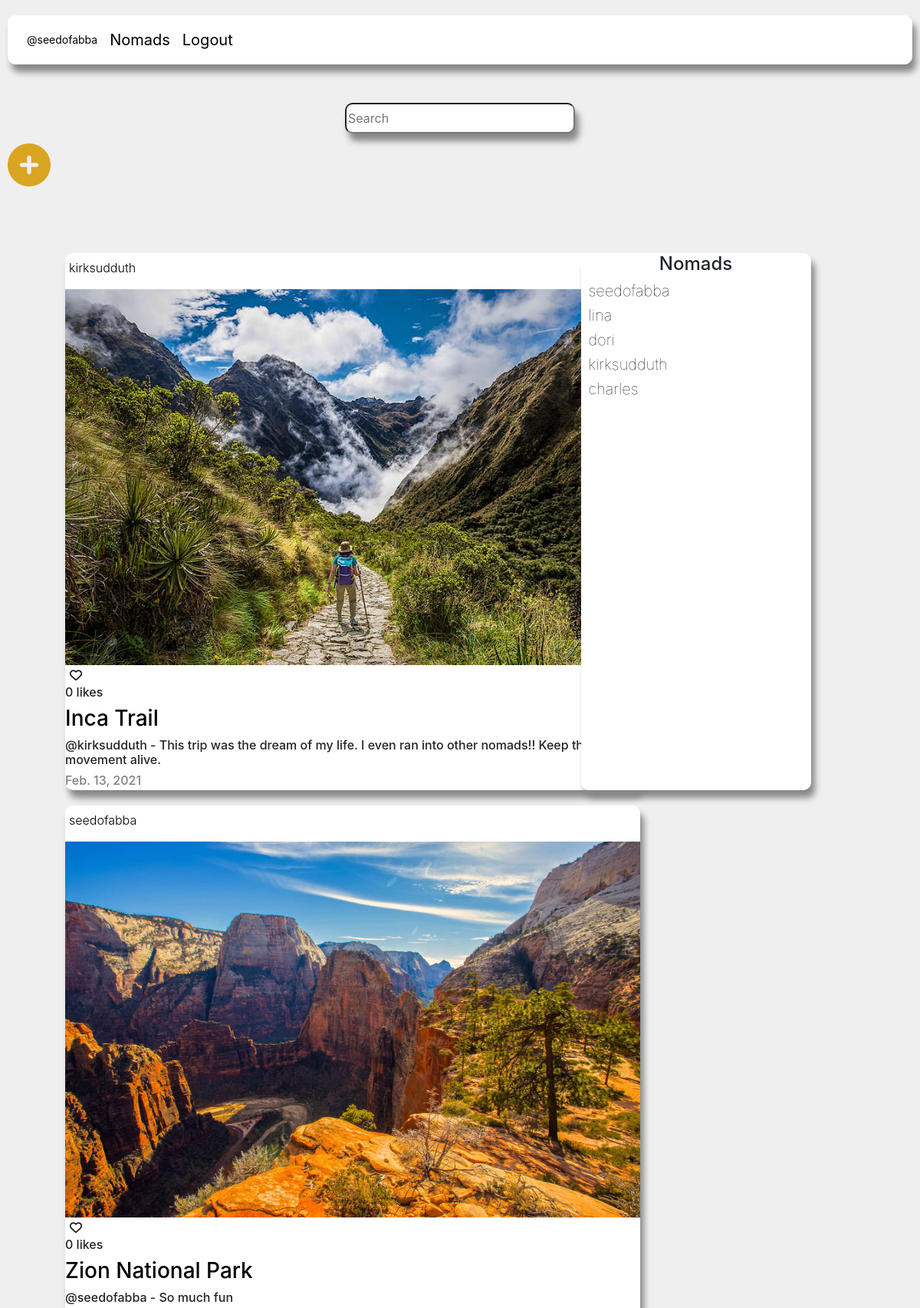
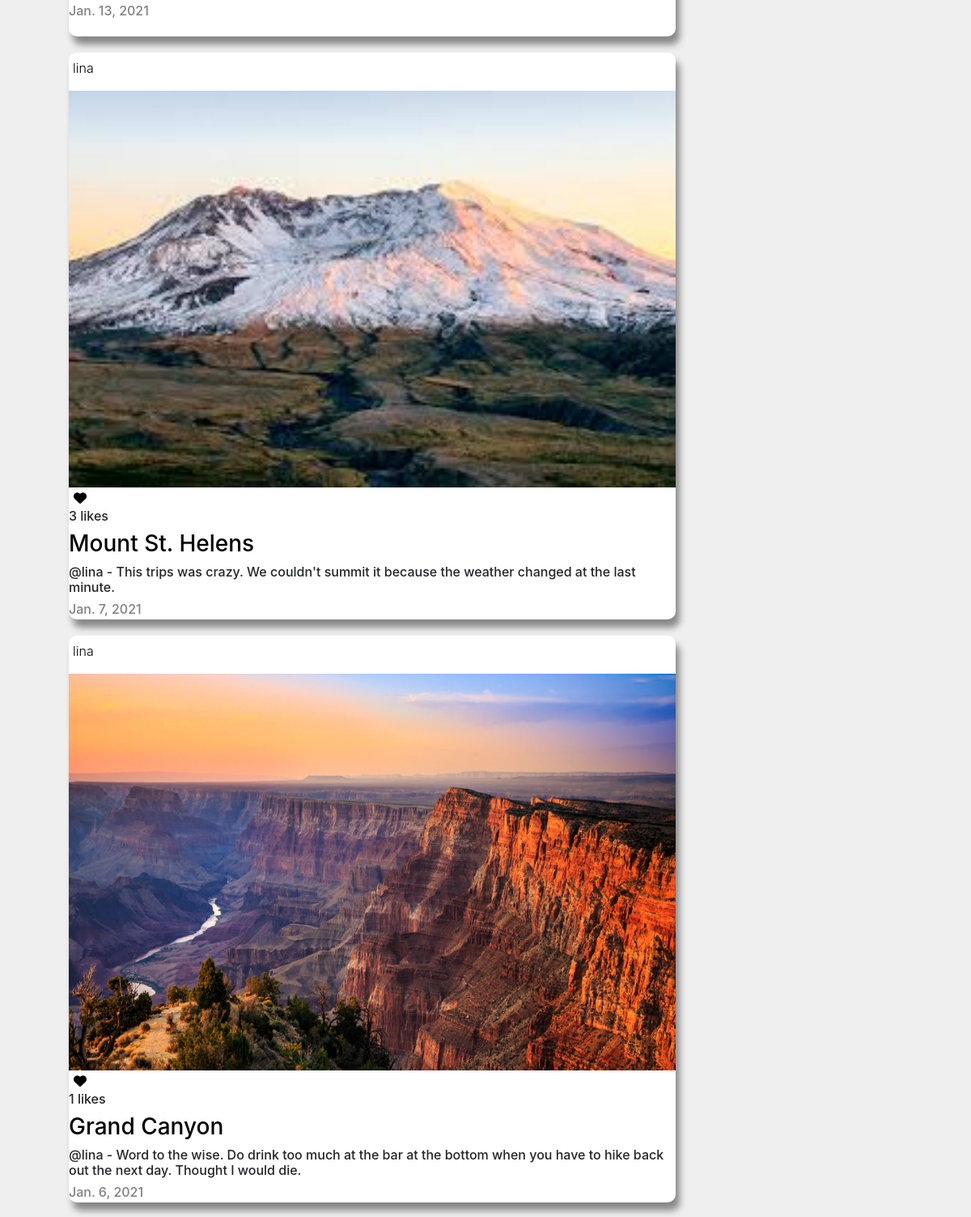
The app's page / (signed in, upper part) with its own data (2 pictures, top to bottom).
### nomadapp/models/post.py (models this page shows, shortened)
class Post(models.Model):
    user = models.ForeignKey(User, on_delete=models.CASCADE, related_name='comment')
    title = models.CharField(max_length=50)
    location = models.CharField(max_length=255, blank=True, default=None)
    description = models.TextField(blank=True, default='')
    date = models.DateField(auto_now=False, auto_now_add=False,)
    liked = models.ManyToManyField(User, default=None,blank=True,related_name='liked')
    post_image = models.ImageField(blank=True, upload_to='images/')
    class Meta:
        verbose_name = ("post")
        verbose_name_plural = ("posts")

### nomadapp/views/posts/list.py (the view)
# urls.py: path('', post_list, name='home'),
@login_required
def post_list(request):
    if request.method == 'GET':
        search_query = request.GET.get('search', '')
        print(search_query)
        if search_query:
            all_posts = Post.objects.filter(Q(title__icontains=search_query) |
            Q(description__icontains=search_query) | Q(user__username__icontains=search_query))
        else:
            all_posts = Post.objects.all().order_by('-date')
    user = request.user
    users = get_users()
    template = 'posts/list.html'
    context = {
    'all_posts': all_posts,
    'users': users,
    'user': user,
    }
    return render(request, template, context)

### nomadapp/views/posts/list.py (called while the page is built)
def get_users():
    all_users = User.objects.all()
    return all_users

### nomadapp/templates/posts/list.html (shortened to what this page needs)
{% extends 'shared/base.html' %}
{% load static %}
{% block css %}
    <link rel="stylesheet" href="{% static 'styles/posts.css' %}" />
{% endblock %}
{% block content %}
<div class="search_bar">
    <form action="{% url 'nomadapp:home' %}">
        <input type="search" placeholder="Search" name="search">
    </form>
</div>
<div class="add"><a class="add_font" href="{% url 'nomadapp:post_new' %}"><i class="fas fa-plus-circle"></i></i></a></div>
<div class="row">
    <div class="column">
        {% for post in all_posts %}
            <div class="post_card">
                <a href="{% url 'nomadapp:users_post' user.id %}"><h6 class="user_username" >{{post.user.username}}</h6></a>
                <img class="post_photo" src="{{post.post_image.url}}"></img>
                <form action="{% url 'nomadapp:like_post' %}" method='POST'>
                    {% if user not in post.liked.all %}
                        <button type='submit'><i class="far fa-heart"></i></button>
                    {% else %}
                        <button type='submit'><i class="fas fa-heart"></i></button>
                    {% endif %}
                </form>
                <h6>{{post.liked.all.count}} likes</h6>
                <a href={% url 'nomadapp:post_detail' post.id %}><h3>{{post.title}}</h3></a>
                <h6>@{{post.user.username}} - {{post.description}}</h6>
                <h6 class="post_card_date">{{post.date}}</h6>
            </div>
            {% endfor %}
    </div>
    <div class="column">
        <div class="post_card2">
            <h4 class="user_title">Nomads</h4>
            {% for user in users %}
                <h6><a class="user_username" href="{% url 'nomadapp:users_post' user.id %}">{{user.username}}</a></h6>
            {% endfor %}
        </div>
    </div>
</div>
{% endblock %}

### nomadapp/templates/shared/base.html (shortened to what this page needs)
<!DOCTYPE html>
{% load static %}
<html>
<head>
   <link rel="stylesheet" href="{% static 'styles/base.css' %}" />
   <link rel="stylesheet" href="https://stackpath.bootstrapcdn.com/bootstrap/4.4.1/css/bootstrap.min.css">
    {% block css %}
    {% endblock %}
</head>
<body>
    <nav id="site-nav">
        <ol class="navList">
            {% if user.is_authenticated %}
                <li class="navList__route username"><a class="nav_username" href="{% url 'nomadapp:users_post' user.id %}">@{{user.username}}</a><li>
                <li class="navList__route"><a href="{% url 'nomadapp:home' %}">Nomads</a><li>
                <li class="navList__route"><a href="{% url 'nomadapp:logout' %}">Logout</a><li>
            {% else %}
                <li class="navList__route"><a href="{% url 'nomadapp:login' %}">Login</a><li>
                <li class="navList__route"><a href="{% url 'nomadapp:register' %}">Sign Up</a><li>
            {% endif %}
        </ol>
    </nav>
     <main class="main-content">
        {% block content %}
        {% endblock %}
    </main>
</body>
</html>

### nomadapp/static/styles/base.css (style rules this page uses)
a.nav_username { font-size: 14px; }
li.navList__route.username { margin-top: 2px }
.navList { list-style-type: none; display: flex; color: black !important; padding: 1em; margin: 0; }
.navList__route { margin: 0 0.5em; }
#site-nav { margin: 20px 10px 0px 10px; border: solid .5px ivory; background-color: white; border-radius: 10px; box-shadow: 5px 10px 8px #888888; margin-bottom: 50px }
a { color: black !important; text-decoration: none; font-size: 20px; }

### nomadapp/static/styles/posts.css (style rules this page uses)
.post_card { display: block; margin-left: 100px; margin-right: auto; width: 750px; margin-bottom: 20px; background-color: white; border-radius: 10px; box-shadow: 5px 10px 8px #888888; height: 700px; }
.post_card2 { display: block; margin-left: auto; margin-right: auto; width: 300px; margin-bottom: 20px; background-color: white; border-radius: 10px; box-shadow: 5px 10px 8px #888888; height: 700px; }
.user_title { text-align: center; }
a.user_username { margin-left: 10px; color: gray; font-weight: 100; margin-top: 10px }
h6.user_username { padding-top: 10px; padding-left: 5px; font-weight: 300; }
.column { width: 50% }
.row { display: flex }
.fa-plus-circle { color: goldenrod }
button { border: none; background-color: white; }
div.add { margin-bottom: 100px; margin-left:10px; height: 56px }
a.add_font { border-radius: 15px; font-size: 56px; }
input { height: 40px; border-radius: 10px; box-shadow: 5px 10px 8px #888888; width:300px }
.search_bar { text-align:center; }
body { background-color: rgb(240, 239, 239) }
img.post_photo { width: 100%; height: 490px; margin-top: 10px }
.post_card_date { color: grey }

### records on screen
Post: user.username "kirksudduth", post_image (picture), liked.all.count "0", title "Inca Trail", description "This trip was the dream of my life. I even ran into other nomads!! Keep the movement alive.", date "Feb. 13, 2021"
Post: user.username "seedofabba", post_image (picture), liked.all.count "0", title "Zion National Park", description "So much fun", date "Jan. 13, 2021"
Post: user.username "lina", post_image (picture), liked.all.count "3", title "Mount St. Helens", description "This trips was crazy. We couldn't summit it because the weather changed at the last minute.", date "Jan. 7, 2021"
Post: user.username "lina", post_image (picture), liked.all.count "1", title "Grand Canyon", description "Word to the wise. Do drink too much at the bar at the bottom when you have to hike back out the next day. Thought I would die.", date "Jan. 6, 2021"

### other values on screen
{{ user.username }} "seedofabba"
{{ user.username }} "lina"
{{ user.username }} "dori"
{{ user.username }} "kirksudduth"
{{ user.username }} "charles"
